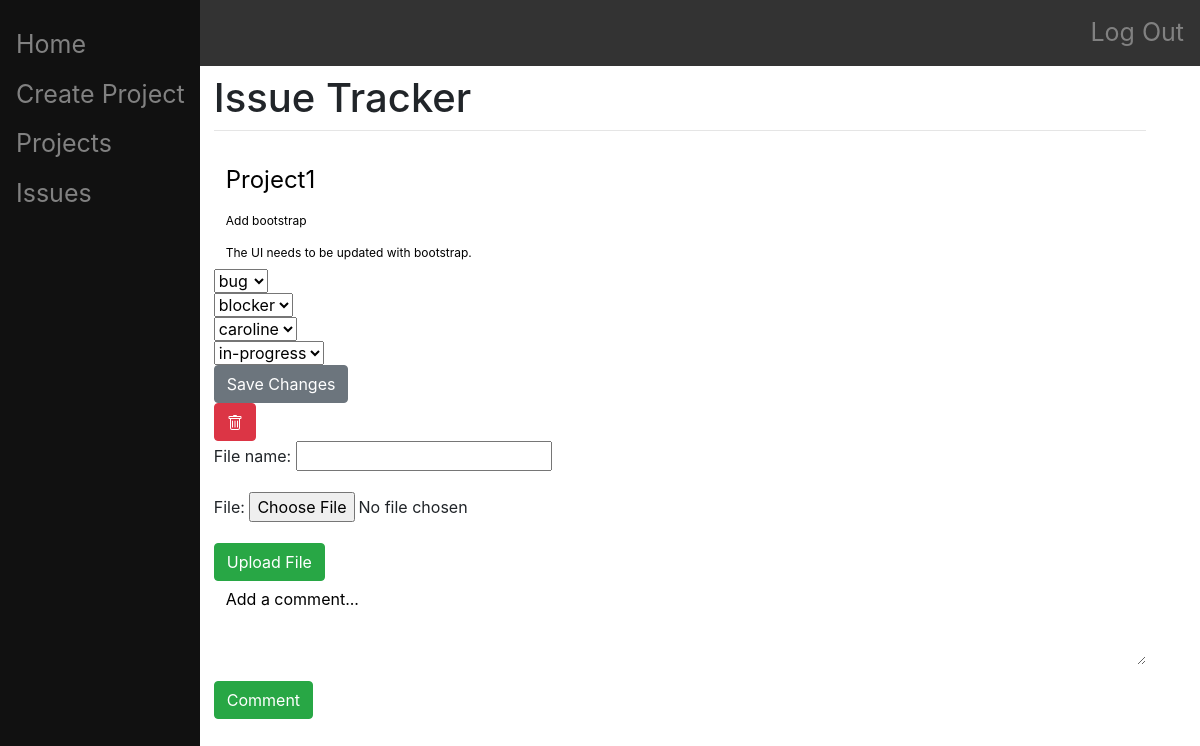
The page /project/4/issue/4/ on the database as committed earlier.
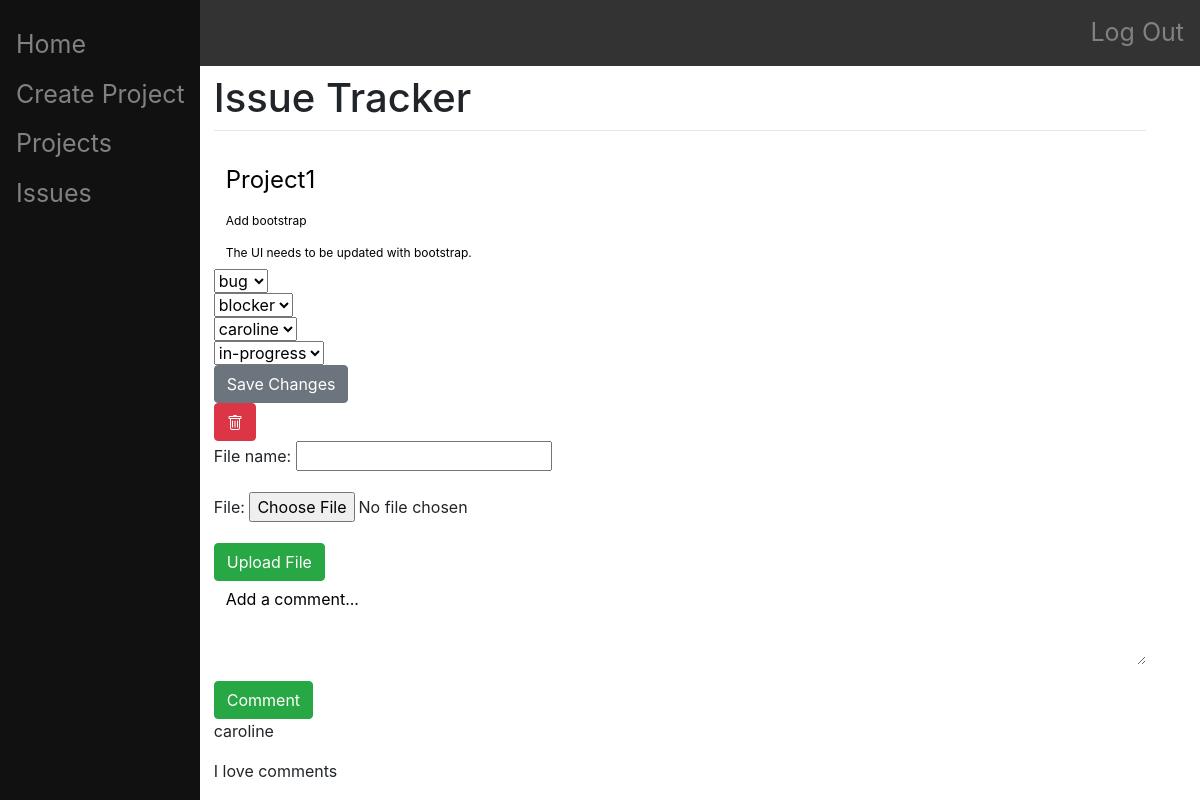
The same page on the database as committed later.
### main/models.py (models this page shows, shortened)
class Comment(models.Model):
    issue = models.ForeignKey(Issue, on_delete=models.CASCADE, related_name="comments")
    author = models.ForeignKey(User, on_delete=models.CASCADE)
    content = models.TextField()

### main/views.py (the view, shortened to what this page needs)
# urls.py: path("project/<int:id>/issue/<int:issue_id>/", views.issue_index, name="issue_index"),
def issue_index(response, id, issue_id):
    authenticate(response)
    for root, dirs, files in os.walk("."):
        for filename in files:
            pass
    for file in File.objects.all():
        pass
    issue = Issue.objects.get(id=issue_id)
    cf = CommentForm()
    f = FileForm()
    if issue:
        types = ["task", "bug"]
        priorities = ["minor", "major", "blocker"]
        statuses = ["assigned", "in-progress", "resolved"]
        return render(response, "main/issue-index.html", {"issue":issue,
            'comment_form':cf, 'file_form':f, 'all_files':File.objects.all(), "types":types, "priorities":priorities, "statuses":statuses})
    return render(response, "main/home.html", {})

### main/forms.py
class CommentForm(forms.ModelForm):
    content = forms.CharField(label="", widget=forms.Textarea(
        attrs ={
            'class':'form-control',
            'placeholder':'Add a comment...',
            'rows':3,
            'cols':50
        }))
    class Meta:
        model = Comment
        fields = ['content']

class FileForm(forms.ModelForm):
    class Meta:
        model = File
        fields = {'file', 'file_name'}

### main/views.py (called while the page is built)
def authenticate(response):
    if not response.user.is_authenticated:
        return HttpResponseRedirect("/login/")

### main/templates/main/issue-index.html (shortened to what this page needs)
{% extends "main/base.html" %}
{% load crispy_forms_tags %}
{% block content %}
    <form method="post" action="" class="form-group">
        <div class="form-group">
            <input type="text" name="name" style="font-size:2vw" novalidate class="form-control" id="exampleProjectName1" aria-describedby="nameHelp" placeholder="{{issue.project.name}}">
            <input type="text" name="summary" style="font-size:1vw" novalidate class="form-control" id="exampleIssueSummary1" aria-describedby="summaryHelp" placeholder="{{issue.summary}}">
            <input type="text" name="description" style="font-size:1vw" novalidate class="form-control" id="exampleIssueDescription1" aria-describedby="descriptionHelp" placeholder="{{issue.description}}">
            <select name="type" class="selectpicker">
                {% for type in types  %}
                    {% if type == issue.type %}
                        <option name="{{type}}" selected>{{type}}</option>
                    {% else %}
                        <option name="{{type}}">{{type}}</option>
                    {% endif %}
                {% endfor %}
            </select>
            <br>
            <select name="priority" class="selectpicker">
                {% if issue.priority == "minor" %}
                    <option name="minor" selected>minor</option>
                    <option name="major">major</option>
                    <option name="blocker">blocker</option>
                {% elif issue.priority == "major" %}
                    <option name="minor">minor</option>
                    <option name="major" selected>major</option>
                    <option name="blocker">blocker</option>
                {% else %}
                    <option name="blocker" selected>blocker</option>
                {% endif %}
            </select>
            <br>
            <select class="selectpicker" name="assignee" data-live-search="true">
                {% for member in issue.project.members %}
                    {% if member == issue.assignee.username %}
                        <option name="{{member.username}}" selected>{{member}}</option>
                    {% else %}
                        <option name="{{member.username}}">{{member}}</option>
                    {% endif %}
                {% endfor %}
            </select>
            <br>
            <select class="selectpicker" name="status">
                {% for status in statuses %}
                    {% if status == issue.status %}
                        <option name="{{status}}" selected>{{status}}</option>
                    {% else %}
                        <option name="{{status}}">{{status}}</option>
                    {% endif %}
                {% endfor %}
            </select>
            <br>
            <button type="submit", name="save-changes", value="save-changes", class="btn btn-secondary">Save Changes</button>
    </form>
    <form method="POST">
        <button type="submit" name="delete" value="delete" onclick="return confirm('Are you sure you want to delete this issue?')" class="btn btn-danger">
        </button>
    </form>
    <form method="POST" enctype="multipart/form-data">
        {{ file_form.as_p }}
        <button type="submit", name="upload", value="upload", class="btn btn-success">Upload File</button>
    </form>
    <form method="POST">
        {{comment_form.as_p}}
        <button type="submit", name="comment", value="save", class="btn btn-success">Comment</button>
    </form>
    {% for comment in issue.comments.all %}
        <p>{{comment.author.username}}</p>
        <p>{{comment.content}}</p>
    {% endfor %}
{% endblock %}

Rows that differ between the two databases and show on the page:
added Comment: author.username "caroline", content "I love comments"
